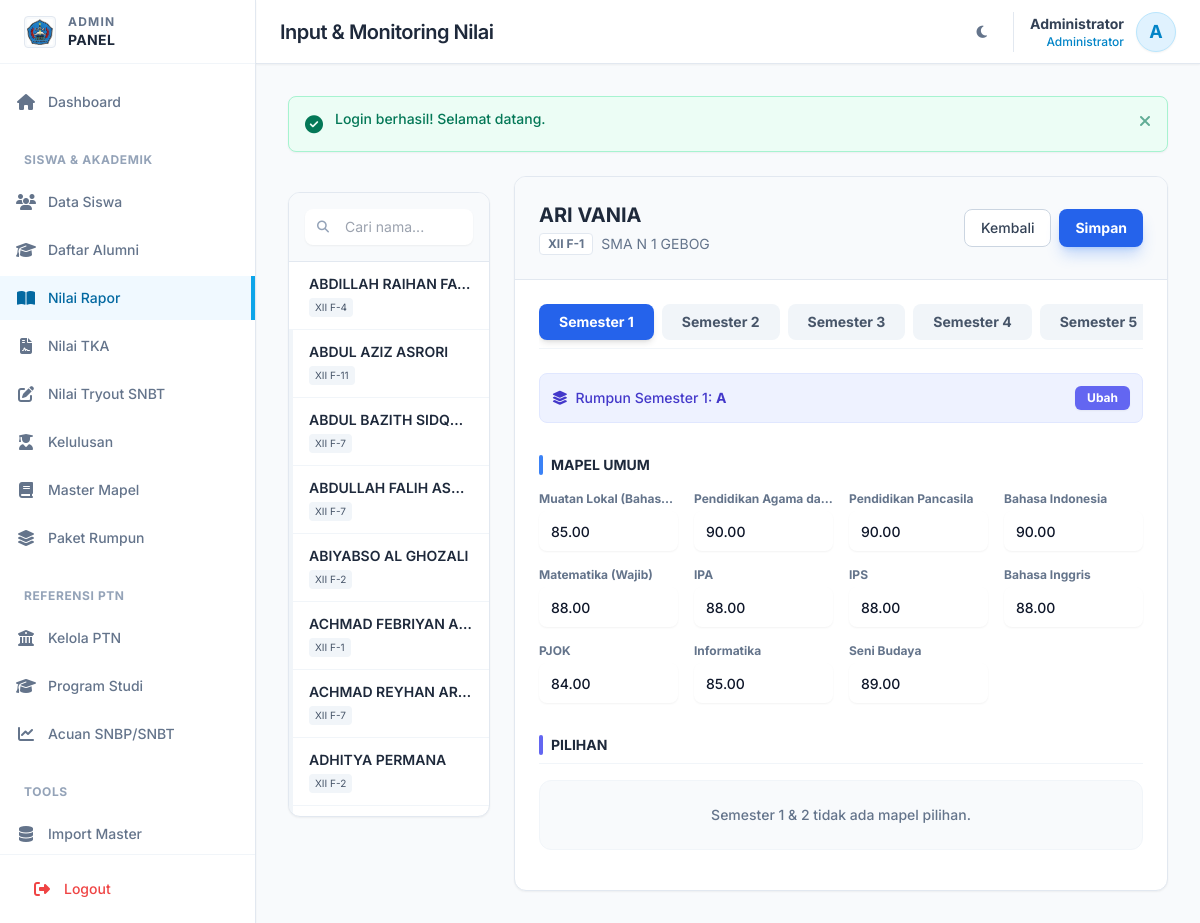
The page /admin/nilai-rapor.php?siswa=2 (signed in) on the database its author committed.
### tables this page shows
CREATE TABLE `users` (
  `id` int NOT NULL,
  `username` varchar(50) NOT NULL,
  `password` varchar(255) NOT NULL,
  `role` enum('siswa','admin') DEFAULT 'siswa',
  `nama` varchar(100) NOT NULL,
  `is_active` tinyint(1) DEFAULT '1',
  `created_at` timestamp NULL DEFAULT CURRENT_TIMESTAMP,
  `updated_at` timestamp NULL DEFAULT CURRENT_TIMESTAMP ON UPDATE CURRENT_TIMESTAMP
);

CREATE TABLE `siswa_profile` (
  `id` int NOT NULL,
  `user_id` int NOT NULL,
  `nisn` varchar(20) DEFAULT NULL,
  `kelas` varchar(20) DEFAULT NULL,
  `kode_rumpun` varchar(5) DEFAULT NULL,
  `asal_sekolah` varchar(100) DEFAULT 'SMAN 1 Gebog',
  `tahun_lulus` int DEFAULT NULL,
  `minat_saintek` text,
  `minat_soshum` text,
  `foto` varchar(255) DEFAULT NULL,
  `created_at` timestamp NULL DEFAULT CURRENT_TIMESTAMP,
  `updated_at` timestamp NULL DEFAULT CURRENT_TIMESTAMP ON UPDATE CURRENT_TIMESTAMP,
  `status` enum('Aktif','Lulus','Pindah') DEFAULT 'Aktif'
);

CREATE TABLE `master_mapel` (
  `id` int NOT NULL,
  `nama_mapel` varchar(100) DEFAULT NULL,
  `kelompok` enum('Wajib','Pilihan','Muatan Lokal') DEFAULT 'Wajib',
  `status_fase_e` enum('Wajib','Pilihan','Tidak Ada') DEFAULT 'Wajib',
  `status_fase_f` enum('Wajib','Pilihan','Tidak Ada') DEFAULT 'Wajib',
  `rumpun` enum('Umum','Saintek','Soshum') DEFAULT 'Umum',
  `is_active` tinyint(1) DEFAULT '1'
);

### admin/nilai-rapor.php (the view, shortened to what the rows shown need)
<?php
$pageTitle = 'Input & Monitoring Nilai';
require_once __DIR__ . '/../includes/Database.php';
require_once __DIR__ . '/../includes/functions.php';
$db = Database::getInstance();
$siswaId = get('siswa') ?: post('siswa_id');
$semester = get('semester') ?: post('semester') ?: 1;
require_once __DIR__ . '/../templates/header-admin.php';
$inputClass = "w-full rounded-lg border-slate-300 dark:border-slate-600 bg-white dark:bg-slate-700 text-slate-900 dark:text-white focus:outline-none focus:ring-2 focus:ring-blue-500 sm:text-sm shadow-sm transition-all";
$queryList = "SELECT sp.id, u.nama, sp.kelas FROM siswa_profile sp JOIN users u ON sp.user_id = u.id";
$paramsList = [];
$queryList .= " ORDER BY u.nama ASC";
$siswaList = $db->query($queryList, $paramsList);
$currentSiswa = null; $listWajib = []; $listPeminatan = []; $existingNilai = []; $rekapSiswa = []; $availableMapelPilihan = []; $listSemuaRumpun = [];
if ($siswaId) {
    $currentSiswa = $db->queryOne("SELECT sp.*, u.nama FROM siswa_profile sp JOIN users u ON sp.user_id = u.id WHERE sp.id = ?", [$siswaId]);
    if ($currentSiswa) {
        $rapor = $db->queryOne("SELECT id, kode_rumpun FROM nilai_rapor WHERE siswa_id = ? AND semester = ?", [$siswaId, $semester]);
        $kodeRumpunAktif = $rapor['kode_rumpun'] ?? $currentSiswa['kode_rumpun'];
        $rumpunIds = [];
        if (!empty($kodeRumpunAktif)) {
            $rumpunRaw = $db->query("SELECT master_mapel_id FROM paket_rumpun WHERE kode_rumpun = ?", [$kodeRumpunAktif]);
            $rumpunIds = array_column($rumpunRaw, 'master_mapel_id');
        }
        $manualRaw = $db->query("SELECT master_mapel_id FROM siswa_mapel_pilihan WHERE siswa_id = ?", [$siswaId]);
        $manualIds = array_column($manualRaw, 'master_mapel_id');
        $allPeminatanIds = array_unique(array_merge($rumpunIds, $manualIds));
        $allMaster = $db->query("SELECT * FROM master_mapel ORDER BY kelompok DESC, id ASC");
        foreach ($allMaster as $m) {
            $nama = $m['nama_mapel'];
            $isSejarah = stripos($nama, 'Sejarah') !== false;
            $isInformatika = stripos($nama, 'Informatika') !== false;
            if ($semester <= 2) {
                if ($isSejarah) continue;
                if ($isInformatika) { $listWajib[] = $m; continue; }
            }
            if (in_array($m['id'], $allPeminatanIds)) {
                $m['is_manual'] = in_array($m['id'], $manualIds) && !in_array($m['id'], $rumpunIds);
                $listPeminatan[] = $m;
            } else if ($m['kelompok'] == 'Wajib' || $m['kelompok'] == 'Muatan Lokal') {
                $listWajib[] = $m;
            }
        }
        if ($rapor) {
            $details = $db->query("SELECT master_mapel_id, nilai FROM nilai_rapor_detail WHERE nilai_rapor_id = ?", [$rapor['id']]);
            foreach ($details as $d) $existingNilai[$d['master_mapel_id']] = $d['nilai'];
        }
    }
}
?>
<div class="grid grid-cols-1 lg:grid-cols-4 gap-6">
    <div id="listSiswaContainer" class="hidden lg:block lg:col-span-1 space-y-6">
        <div class="bg-white dark:bg-slate-800 rounded-xl border border-slate-200 dark:border-slate-700 shadow-sm overflow-hidden lg:sticky lg:top-24">
            <div class="max-h-[60vh] overflow-y-auto divide-y divide-slate-100 dark:divide-slate-700 scrollbar-thin scrollbar-thumb-slate-200 dark:scrollbar-thumb-slate-600">
                <?php if (empty($siswaList)): ?>
                    <div class="p-6 text-center text-slate-400 text-xs">Tidak ada siswa.</div>
                <?php else: ?>
                    <?php foreach ($siswaList as $s):
                        $active = $siswaId == $s['id'] ? 'bg-blue-50 border-l-4 border-blue-500 dark:bg-blue-900/30' : 'hover:bg-slate-50 dark:hover:bg-slate-700/50 border-l-4 border-transparent';
                    ?>
                        <a href="?siswa=<?= $s['id'] ?>" onclick="showLoader()" class="block px-4 py-3 transition-colors <?= $active ?>">
                            <div class="flex justify-between items-center">
                                <div class="min-w-0">
                                    <p class="text-sm font-semibold text-slate-800 dark:text-white truncate"><?= sanitize($s['nama']) ?></p>
                                    <div class="flex gap-2 mt-1">
                                        <span class="text-[10px] px-1.5 py-0.5 rounded bg-slate-100 dark:bg-slate-700 text-slate-600 dark:text-slate-300"><?= $s['kelas'] ?? '-' ?></span>
                                    </div>
                                </div>
                            </div>
                        </a>
                    <?php endforeach; ?>
                <?php endif; ?>
            </div>
        </div>
    </div>
    <div class="lg:col-span-3 space-y-6">
        <?php if ($siswaId): ?>
            <div class="bg-white dark:bg-slate-800 rounded-xl border border-slate-200 dark:border-slate-700 shadow-sm overflow-hidden">
                <div class="p-6 border-b border-slate-200 dark:border-slate-700 bg-slate-50 dark:bg-slate-700/30 flex flex-col md:flex-row justify-between items-start md:items-center gap-4">
                    <div>
                        <h2 class="text-xl font-bold text-slate-800 dark:text-white"><?= sanitize($currentSiswa['nama']) ?></h2>
                    </div>
                </div>
                <div class="p-6">
                    <form method="POST" id="formNilai">
                        <div class="mb-8">
                            <div class="grid grid-cols-1 sm:grid-cols-2 md:grid-cols-4 gap-4">
                                <?php foreach ($listWajib as $m): ?>
                                    <div>
                                        <label class="block text-xs font-bold text-slate-500 mb-1 truncate" title="<?= $m['nama_mapel'] ?>"><?= $m['nama_mapel'] ?></label>
                                        <input type="number" step="0.01" name="mapel_<?= $m['id'] ?>" class="<?= $inputClass ?> h-10 px-3 font-medium" value="<?= $existingNilai[$m['id']] ?? '' ?>" placeholder="0">
                                    </div>
                                <?php endforeach; ?>
                            </div>
                        </div>
                    </form>
                </div>
            </div>
        <?php endif; ?>
    </div>
</div>
<?php require_once __DIR__ . '/../templates/footer.php'; ?>

### templates/header-admin.php (shortened to what the rows shown need)
<?php
require_once __DIR__ . '/../includes/Auth.php';
require_once __DIR__ . '/../includes/functions.php';
$auth = new Auth();
$auth->requireAdmin();
$auth->checkSessionTimeout(1800);
$user = $auth->getUser();
?>
<!DOCTYPE html>
<html lang="id" class="scroll-smooth">
<head>
    <link rel="stylesheet" href="https://cdnjs.cloudflare.com/ajax/libs/font-awesome/6.5.1/css/all.min.css">
    <script src="https://cdn.tailwindcss.com"></script>
</head>
<body class="bg-slate-50 text-slate-800 antialiased dark:bg-slate-900 dark:text-slate-100 transition-colors duration-300">
    <div class="flex h-screen overflow-hidden">
        <div class="flex-1 flex flex-col overflow-hidden relative">
            <header class="bg-white h-16 shadow-sm border-b border-slate-200 flex items-center justify-between px-4 sm:px-6 z-40 dark:bg-slate-800 dark:border-slate-700 transition-colors duration-300">
                <div class="flex items-center gap-4">
                    <h1 class="text-xl font-semibold text-slate-800 tracking-tight hidden sm:block dark:text-white">
                        <?= isset($pageTitle) ? $pageTitle : 'Dashboard' ?>
                    </h1>
                </div>
                <div class="flex items-center gap-4">
                    <div class="flex items-center gap-3 pl-4 border-l border-slate-200 dark:border-slate-600">
                        <div class="text-right hidden sm:block">
                            <div class="text-sm font-bold text-slate-700 dark:text-slate-200"><?= sanitize($user['nama']) ?></div>
                            <div class="text-xs text-sky-600 font-medium dark:text-sky-400">Administrator</div>
                        </div>
                        <div class="h-10 w-10 rounded-full bg-sky-100 border border-sky-200 flex items-center justify-center overflow-hidden text-sky-600 font-bold text-lg shadow-sm dark:bg-sky-900 dark:text-sky-300 dark:border-sky-700">
                            <?= strtoupper(substr($user['nama'], 0, 1)) ?>
                        </div>
                    </div>
                </div>
            </header>
            <main class="flex-1 overflow-x-hidden overflow-y-auto bg-slate-50 p-4 sm:p-6 lg:p-8 dark:bg-slate-900 transition-colors duration-300">

### rows shown on the page
users: nama "Administrator", nama "A"
siswa_profile: user.nama "ABDILLAH RAIHAN FA…", kelas "XII F-4"
siswa_profile: user.nama "ABDUL AZIZ ASRORI", kelas "XII F-11"
siswa_profile: user.nama "ABDUL BAZITH SIDQ…", kelas "XII F-7"
siswa_profile: user.nama "ABDULLAH FALIH AS…", kelas "XII F-7"
siswa_profile: user.nama "ABIYABSO AL GHOZALI", kelas "XII F-2"
siswa_profile: user.nama "ACHMAD FEBRIYAN A…", kelas "XII F-1"
siswa_profile: user.nama "ACHMAD REYHAN AR…", kelas "XII F-7"
siswa_profile: user.nama "ADHITYA PERMANA", kelas "XII F-2"
master_mapel: id "85.00"
master_mapel: id "90.00"
master_mapel: id "90.00"
master_mapel: id "90.00"
master_mapel: id "88.00"
master_mapel: id "88.00"
master_mapel: id "88.00"
master_mapel: id "88.00"
master_mapel: id "84.00"
master_mapel: id "85.00"
master_mapel: id "89.00"

### other values the page prints
$pageTitle "Input & Monitoring Nilai"
$msgContent "Login berhasil! Selamat datang."
